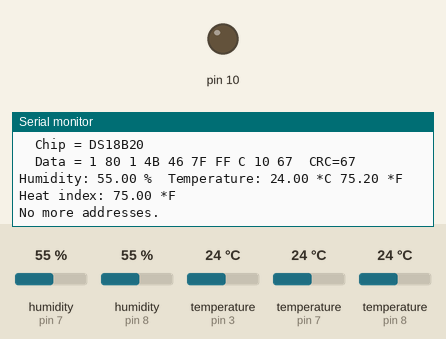
This sketch was run on a simulated Arduino Uno, built with avr-gcc and run on an emulated ATmega328P. Parts: output pins drawn as LEDs (lit = HIGH), the last lines printed to the serial monitor. The inputs (shaded band) are chosen by the test bench; at power-on: temperature (sensors on pin 3, pin 7, pin 8) 24 °C, humidity (sensors on pin 7, pin 8) 55 %. Storage starts empty.

Above: at 15.8 s.
15.9 s: temperature (sensor on pin 3) set to 12 °C
At 19.7 s:
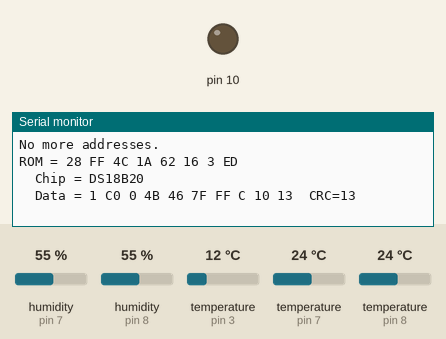
24.5 s: temperature (sensor on pin 3) set to 28 °C
At 29.8 s:
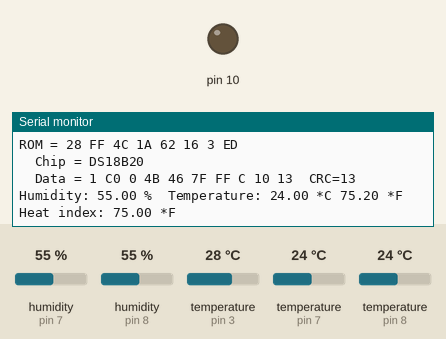

Measured:
- after the input at 15.9 s, the serial monitor: prints a new line after 2.5 s (image 1)

The sketch:

TempHumLog.ino
```cpp
// (licence header left out)
#include "DHT.h"
#include <OneWire.h>
#include <SD.h>

#define DHTPIN 7     // what pin we're connected to for the Humidity Sensors
#define DHTPIN1 8
#define DHTTYPE DHT22   // DHT 22  (AM2302)
// Initialize DHT sensor for normal 16mhz Arduino
DHT dht(DHTPIN, DHTTYPE);
DHT dht1(DHTPIN1, DHTTYPE);
// Initialize DHT sensor for 84mhz Arduino DUE
//DHT dht(DHTPIN, DHTTYPE, 30);
OneWire  ds(3);  // DS18B20 OneWire Data Pin on Arduino pin 3 For the Temperature Sensors
const int chipSelect = 4;      // CS for SD card

void setup() {
  Serial.begin(9600);
  Serial.println("DHTxx test!");
  Serial.print("Initializing SD card...");
  pinMode(10, OUTPUT);
  if (!SD.begin(chipSelect)) {
    Serial.println("Card failed, or not present");
    return;
  }
  Serial.println("card initialized.");


  dht.begin();
  dht1.begin();
}

void loop() {
  // Wait a few seconds between measurements.
  delay(2000);
  float h = dht.readHumidity();
  // Read temperature as Celsius
  float t = dht.readTemperature();
  // Read temperature as Fahrenheit
  float f = dht.readTemperature(true);
  if (isnan(h) || isnan(t) || isnan(f)) {
    Serial.println("Failed to read from DHT sensor!");
    return;
  }
  float hi = dht.computeHeatIndex(f, h);
  float h1 = dht1.readHumidity();
  // Read temperature as Celsius
  float t1 = dht1.readTemperature();
  // Read temperature as Fahrenheit
  float f1 = dht1.readTemperature(true);
  if (isnan(h1) || isnan(t1) || isnan(f1)) {
    Serial.println("Failed to read from DHT sensor!");
    return;
  }
  float hi1 = dht1.computeHeatIndex(f1, h1);


 byte i;
  byte present = 0;
  byte type_s;
  byte data[12];
  byte addr[8];
  float celsius, fahrenheit;

  if ( !ds.search(addr)) {
    Serial.println("No more addresses.");
    Serial.println();
    ds.reset_search();
    delay(250);
    return;
  }

  Serial.print("ROM =");
  for( i = 0; i < 8; i++) {
    Serial.write(' ');
    Serial.print(addr[i], HEX);
  }

  if (OneWire::crc8(addr, 7) != addr[7]) {
      Serial.println("CRC is not valid!");
      return;
  }
  Serial.println();

  // the first ROM byte indicates which chip
  switch (addr[0]) {
    case 0x10:
      Serial.println("  Chip = DS18S20");  // or old DS1820
      type_s = 1;
      break;
    case 0x28:
      Serial.println("  Chip = DS18B20");
      type_s = 0;
      break;
    case 0x22:
      Serial.println("  Chip = DS1822");
      type_s = 0;
      break;
    default:
      Serial.println("Device is not a DS18x20 family device.");
      return;
  }

  ds.reset();
  ds.select(addr);
  ds.write(0x44,1);         // start conversion, with parasite power on at the end

  delay(1000);     // maybe 750ms is enough, maybe not
  // we might do a ds.depower() here, but the reset will take care of it.

  present = ds.reset();
  ds.select(addr);
  ds.write(0xBE);         // Read Scratchpad

  Serial.print("  Data = ");
  Serial.print(present,HEX);
  Serial.print(" ");
  for ( i = 0; i < 9; i++) {           // we need 9 bytes
    data[i] = ds.read();
    Serial.print(data[i], HEX);
    Serial.print(" ");
  }
  Serial.print(" CRC=");
  Serial.print(OneWire::crc8(data, 8), HEX);
  Serial.println();

  // convert the DS18B20 Hex data to actual temperature

  unsigned int raw = (data[1] << 8) | data[0];
  if (type_s) {
    raw = raw << 3; // 9 bit resolution default
    if (data[7] == 0x10) {
      // count remain gives full 12 bit resolution
      raw = (raw & 0xFFF0) + 12 - data[6];
    }
  } else {
    byte cfg = (data[4] & 0x60);
    if (cfg == 0x00) raw = raw << 3;  // 9 bit resolution, 93.75 ms
    else if (cfg == 0x20) raw = raw << 2; // 10 bit res, 187.5 ms
    else if (cfg == 0x40) raw = raw << 1; // 11 bit res, 375 ms
    // default is 12 bit resolution, 750 ms conversion time
  }
  celsius = (float)raw / 16.0;
  fahrenheit = celsius * 1.8 + 32.0;

  File dataFile = SD.open("datalog.CSV", FILE_WRITE);

    // if the file is available, write to it:
    if (dataFile) {
      dataFile.print("  Sensor ID = ");
      dataFile.print(addr[7],HEX);  //  <--- insert additonal Address data here
      dataFile.print("  Temperature = ");
      dataFile.print(celsius);
      dataFile.println(" Celsius ");
      dataFile.close();
    delay(5000);// Pause here to ensure when power off FILE CLOSED!!
      }         // Wait for Pin 13 LED (SPI Activity) to Flash before power off!
    // if the file isn't open, pop up an error:
    else {
      Serial.println("error opening datalog.CSV");
    }
      File dataFile1 = SD.open("humidlog.CSV", FILE_WRITE);

    // if the file is available, write to it:
    if (dataFile1) {
      dataFile1.print("  S1 Humidity Percentage = ");
      dataFile1.print(h);
      dataFile1.print("  S1 Temperature = ");
      dataFile1.print(t);
      dataFile1.println(" Celsius ");
      dataFile1.print("  S2 Humidity Percentage = ");
      dataFile1.print(h1);
      dataFile1.print("  S2 Temperature = ");
      dataFile1.print(t1);
      dataFile1.println(" Celsius ");
      dataFile1.close();
    delay(5000);// Pause here to ensure when power off FILE CLOSED!!
      }         // Wait for Pin 13 LED (SPI Activity) to Flash before power off!
    // if the file isn't open, pop up an error:
    else {
      Serial.println("error opening humidlog.CSV");
    }
  Serial.print("Humidity: ");
  Serial.print(h);
  Serial.print(" %\t");
  Serial.print("Temperature: ");
  Serial.print(t);
  Serial.print(" *C ");
  Serial.print(f);
  Serial.print(" *F\t");
  Serial.print("Heat index: ");
  Serial.print(hi);
  Serial.println(" *F");
}
```
